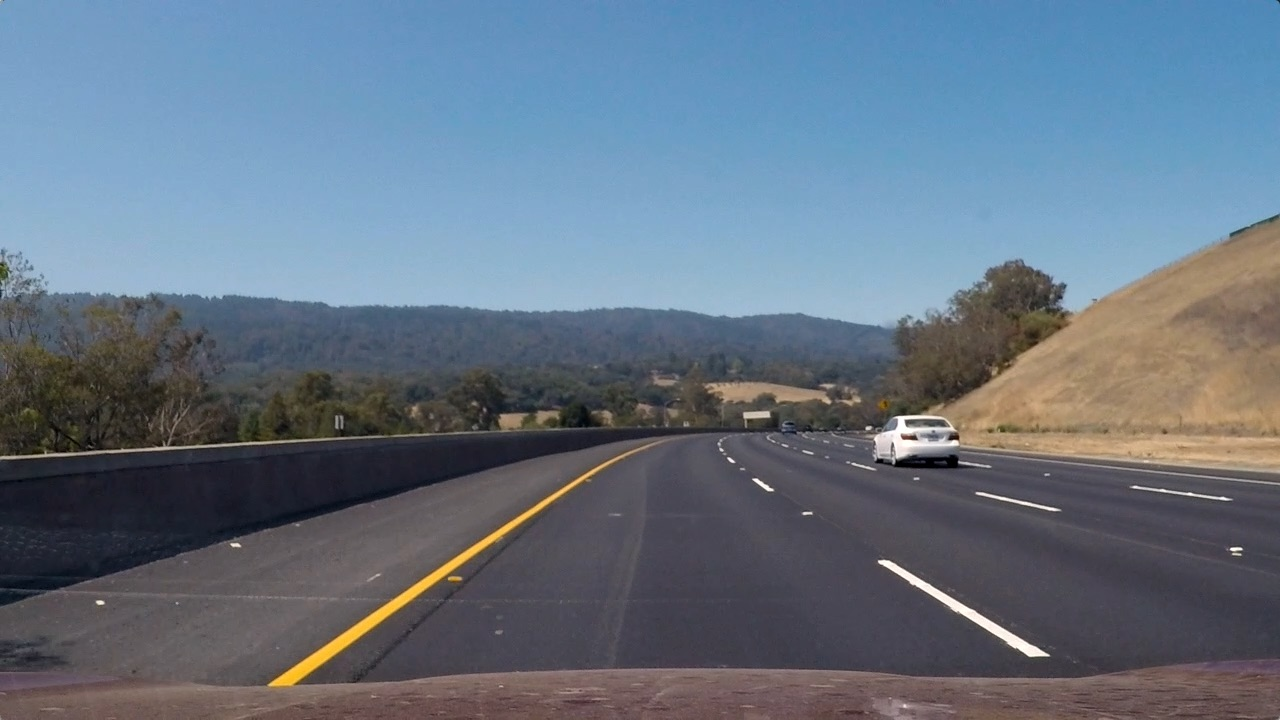
#> input picture test_images/test3.jpg, 1280 x 720 px
$ jupyter execute --allow-errors lane_find.ipynb
#> lines starting #> are read from the running program, lines starting #| are printed output that depends on the picture; after the words box and inside, x2 and y2 are one past the last pixel; in counts of white or black regions, pixels touching at a corner belong together
[cell 1]
import cv2
import numpy as np
import matplotlib.pyplot as plt
from moviepy.editor import VideoFileClip

[cell 2]
def cv2_show(name, image):

	cv2.imshow(name, image)
	cv2.waitKey(0)
	cv2.destroyWindow(name)

[cell 3]
# 第一步：读入图片
image_path = 'test_images/test3.jpg'
image = cv2.imread(image_path)
#> image is the input picture: shape (720, 1280, 3); mean B, G, R 130.7, 115.3, 101.1
cv2.imshow('image', image)
cv2.waitKey(0)

[cell 4]
def grayscale(img):
        """
        将图像灰度化，作为后续边缘检测的预处理
        """
        return cv2.cvtColor(img,cv2.COLOR_RGB2GRAY)
gray_img=grayscale(image)
plt.imshow(gray_img)

[cell 5]
# 第二步：高斯平滑，去除噪声，canny边缘检测
def canny(img, ksize=(5,5), sigmaX=0, low_threshold=100, high_threshold=200):

	image = cv2.GaussianBlur(img, ksize, sigmaX)

	return cv2.Canny(image, low_threshold, high_threshold)

[cell 6]
canny_img = canny(image)
#> in canny, `return cv2.Canny(image, low_threshold, high_threshold)`:
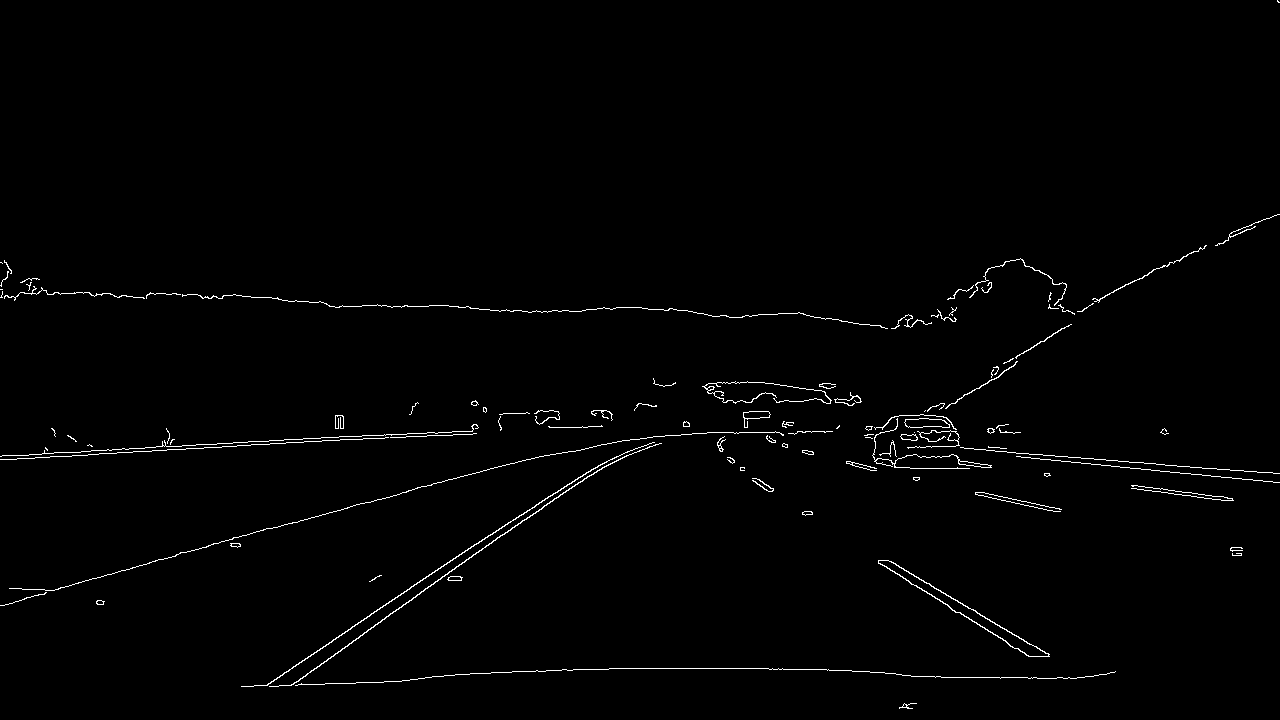
#> returned value: shape (720, 1280); 1.1% white in thin lines or dots
cv2.imshow('canny_img', canny_img)
cv2.waitKey(0)

[cell 7]
# 第三步: 选定ROI, 对图像进行掩模操作，只显示ROI区域
def region_of_interest(img):
	height = img.shape[0]
	width = img.shape[1]
	region_of_interest_vertices = [(0, height),
	                               (width/2, height/2),
	                               (width, height)]
	mask = np.zeros_like(img)
	color = 255
	cv2.fillPoly(mask, np.array([region_of_interest_vertices], np.int32), color)
	mask_image = cv2.bitwise_and(img, mask)
	return mask_image

[cell 8]
ROI_img = region_of_interest(canny_img)
#> in region_of_interest, `mask_image = cv2.bitwise_and(img, mask)`:
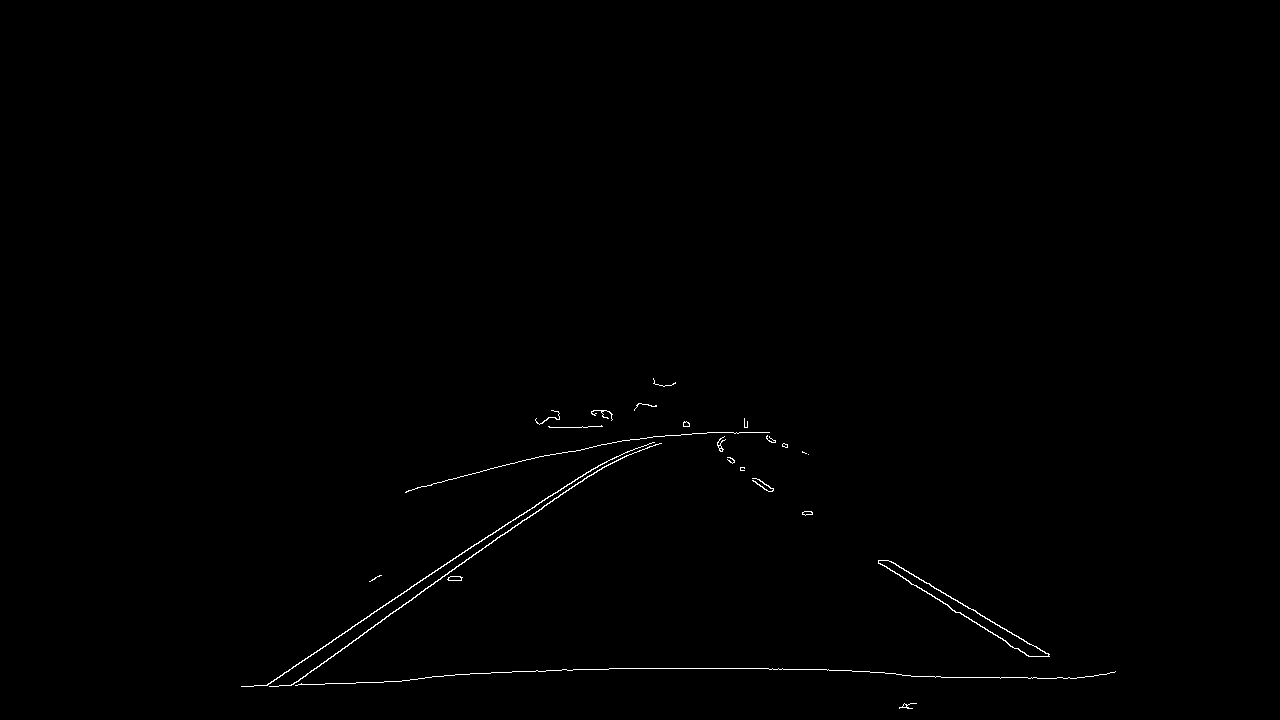
#> mask_image: shape (720, 1280); 0.39% white in thin lines or dots, all inside (x1, y1, x2, y2) = (241, 378, 1116, 709)
cv2.imshow('ROI_img', ROI_img)
cv2.waitKey(0)

[cell 9]
# 第四步：hough变换，检测直线，并与原图混合
def hough_lines(img, rho=6, theta=np.pi/180, threshold=160, min_line_len=40, max_line_gap=25):

	lines = cv2.HoughLinesP(img, rho, theta, threshold, np.array([]), minLineLength=min_line_len,
	                        maxLineGap=max_line_gap)

	return lines

def draw_lines(img, lines, color=[255,0,0], thickness=3):

	if lines is None:
		return
	img = np.copy(img)
	img_channels = img.shape[2]
	line_img = np.zeros((img.shape[0], img.shape[1], img_channels), dtype=np.uint8)
	for line in lines:
		for x1, y1, x2, y2 in line:
			cv2.line(line_img, (x1, y1), (x2, y2), color, thickness)
	img = cv2.addWeighted(img, 0.8, line_img, 1.0, 0.0)
	return line_img, img

[cell 10]
lines = hough_lines(ROI_img)
#> in hough_lines, `lines = cv2.HoughLinesP(img, rho, theta, threshold, np.array([]), minL..`: lines = 19 rows, first 6: [289, 685, 440, 579], [508, 522, 604, 462], [744, 668, 800, 669], [606, 466, 653, 436], [500, 535, 542, 508], [455, 674, 633, 668]
line_img, img = draw_lines(image, lines)
#> the loop in draw_lines, `for line in lines:` made 19 passes
#> in draw_lines, `img = cv2.addWeighted(img, 0.8, line_img, 1.0, 0.0)`:
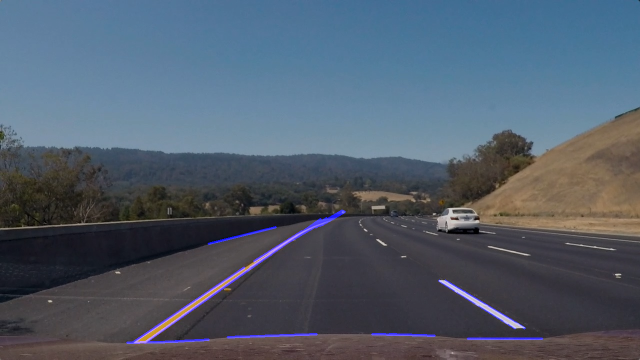
#> img: shape (720, 1280, 3) (shown at 1/2 size); mean B, G, R 106.6, 92.3, 80.9
cv2.imshow('line_img', line_img)
cv2.imshow('img', img)
cv2.waitKey(0)
#> Out = 27

[cell 11]
#第6步：直线拟合，根据端点画出左右lane

def group_line_and_draw(img, lines):

	left_x,left_y,right_x,right_y=[],[],[],[]
	for line in lines:
		for x1,y1,x2,y2 in line:
			slope=(y2-y1)/(x2-x1)
			if abs(slope)<0.5: continue
			if slope<0:
				left_x.extend([x1,x2])
				left_y.extend([y1,y2])
			if slope>0:
				right_x.extend([x1,x2])
				right_y.extend([y1,y2])
	min_y=int(img.shape[0]*(3/5))
	max_y=int(img.shape[0])
	poly_left = np.poly1d(np.polyfit(left_y,left_x,deg=1))
	left_x_start = int(poly_left(max_y))
	left_x_end = int(poly_left(min_y))
	poly_right = np.poly1d(np.polyfit(right_y,right_x,deg=1))
	right_x_start = int(poly_right(max_y))
	right_x_end = int(poly_right(min_y))
	line_image=draw_lines(img,[[
                [left_x_start,max_y,left_x_end,min_y],
                [right_x_start,max_y,right_x_end,min_y],
                ]],thickness=5)
	return line_image

[cell 12]
final_image = group_line_and_draw(image, lines)
#> the loop in group_line_and_draw, `for line in lines:` made 19 passes
#> after the loop in group_line_and_draw, `for line in lines:`: left_x = [289, 440, 508, 604, 606, 653, 500, 542, 265, 488, 364, 641, 631, 687, 576, 684, 644, 689, 639, 688]; left_y = [685, 579, 522, 462, 466, 436, 535, 508, 685, 535, 632, 438, 454, 422, 484, 421, 449, 423, 451, 423]; right_x = [890, 1049, 878, 1030]; right_y = [561, 656, 561, 656]
#> in group_line_and_draw, `left_x_start = int(poly_left(max_y))`: left_x_start = 218
#> in group_line_and_draw, `left_x_end = int(poly_left(min_y))`: left_x_end = 662
#> in group_line_and_draw, `right_x_start = int(poly_right(max_y))`: right_x_start = 1144
#> in group_line_and_draw, `right_x_end = int(poly_right(min_y))`: right_x_end = 672


cv2.imshow('result', final_image[1])
cv2.waitKey(0)
#> Out = 27

[cell 13]
# [9 lines left out: function lane_img_pipeline, not called in this run]

[cell 14]
white_output='solidWhiteRight_output.mp4' #output文件名
#> (the rest of this cell did not finish here and is left out)

[cell 15]
img_hsv = cv2.cvtColor(image, cv2.COLOR_RGB2HSV)
#> img_hsv: shape (720, 1280, 3); mean H, S, V 69.5, 72.6, 137.9
cv2_show('img_hsv', img_hsv)
lower_yellow = np.array([20,100,100], dtype="uint8")
upper_yellow = np.array([50, 200, 200], dtype='uint8')

mask_yellow = cv2.inRange(img_hsv, lower_yellow, upper_yellow)
#> mask_yellow: shape (720, 1280); 0% white in thin lines or dots, all inside (x1, y1, x2, y2) = (1231, 215, 1277, 234)
cv2_show('mask_yellow', mask_yellow)

mask_white = cv2.inRange(gray_img, 200, 255)
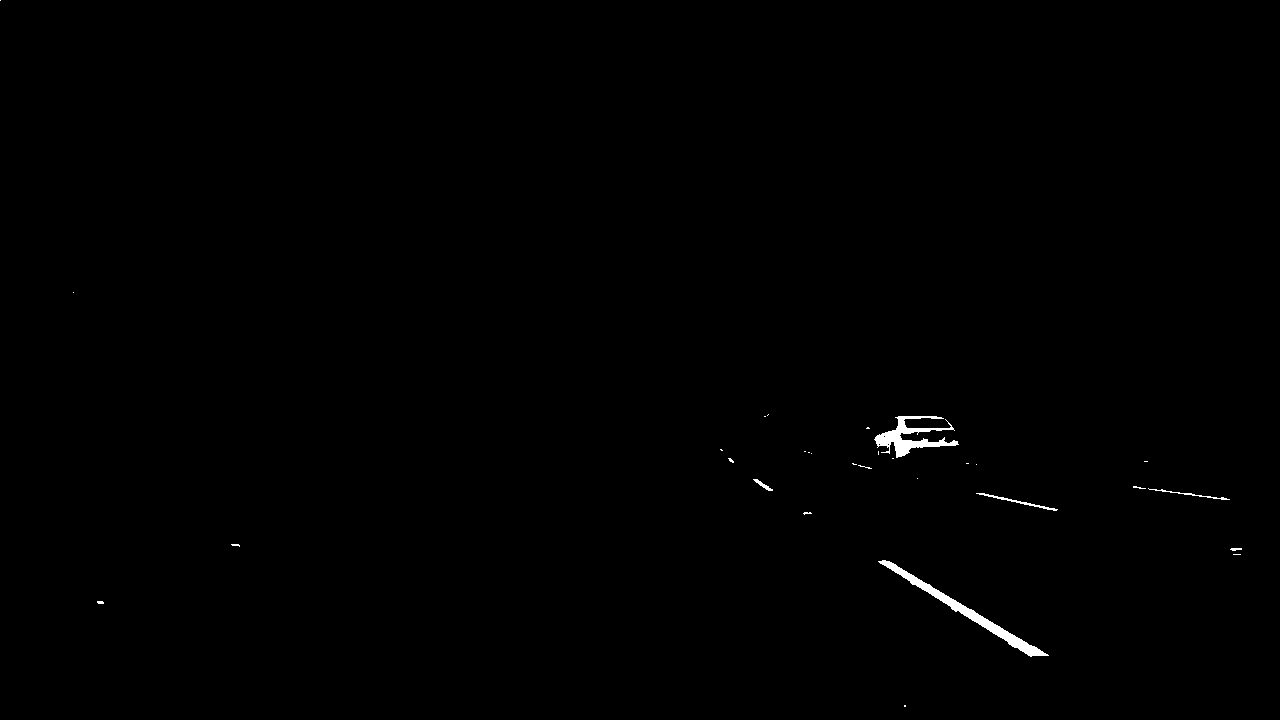
#> mask_white: shape (720, 1280); 0.37% white; 30 white regions (24 under 20 px), largest, box (x1, y1, x2, y2) and area: (878, 560, 1049, 657) 1560, (874, 416, 959, 458) 1257, (976, 493, 1058, 511) 184, (1148, 488, 1230, 500) 125, (753, 479, 773, 491) 71, (1230, 548, 1242, 551) 27
cv2_show('mask_white', mask_white)

#或操作，将yellow与white合并
mask_yw = cv2.bitwise_or(mask_white, mask_yellow)
plt.imshow(mask_yw,cmap='gray')

#与操作，将灰度图像淹膜处理，mask_yw以外的区域置零
#> (the rest of this cell did not finish here and is left out)

$ run again, with test_images/test1.jpg copied over test_images/test3.jpg
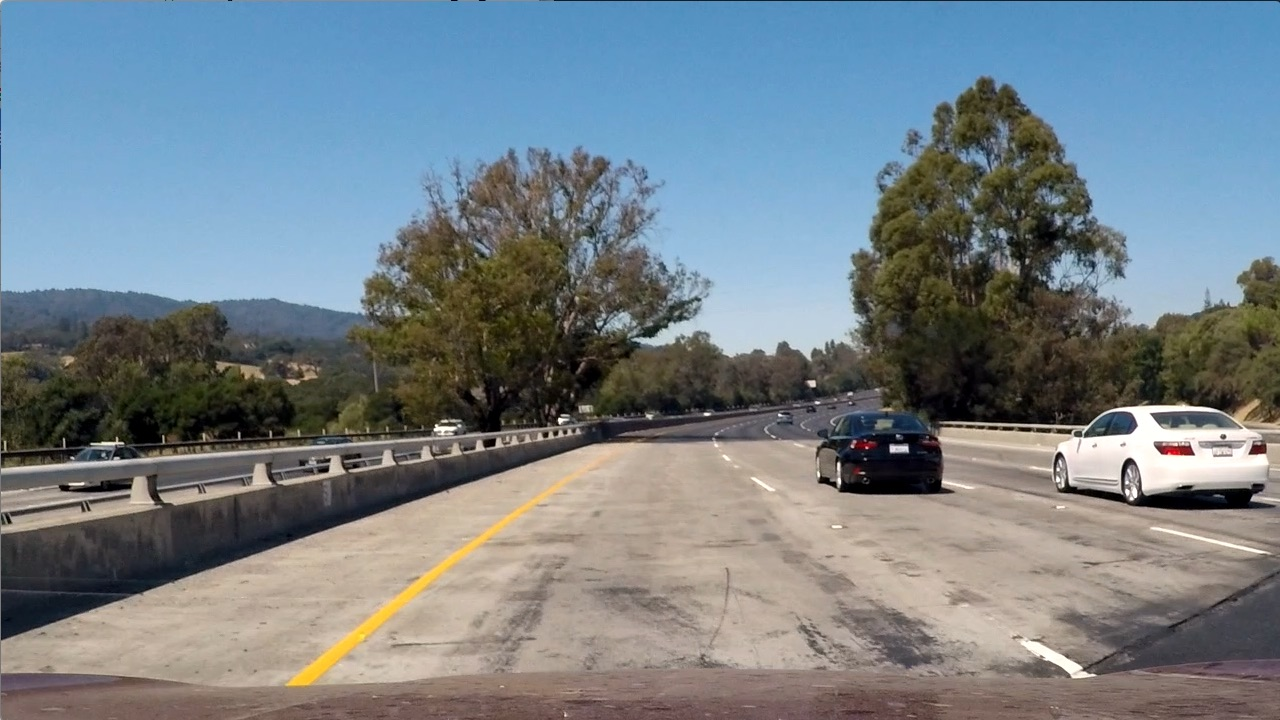
#> input picture test_images/test1.jpg, 1280 x 720 px
#> image is the input picture: shape (720, 1280, 3); mean B, G, R 135.5, 128.7, 117.5
#> mask: shape (720, 1280); 25% white; 1 white region, box (x1, y1, x2, y2) and area: (1, 360, 1280, 720) 230680
#> mask_image: shape (720, 1280); 0.38% white in thin lines or dots, all inside (x1, y1, x2, y2) = (82, 405, 1202, 718)
#> in hough_lines, `lines = cv2.HoughLinesP(img, rho, theta, threshold, np.array([]), minL..`: lines = 25 rows, first 6: [426, 496, 525, 465], [343, 655, 485, 540], [286, 685, 468, 543], [624, 418, 729, 411], [878, 662, 929, 664], [488, 450, 581, 431]
#> the loop in draw_lines, `for line in lines:` made 25 passes
#> in draw_lines, `img = cv2.addWeighted(img, 0.8, line_img, 1.0, 0.0)`:
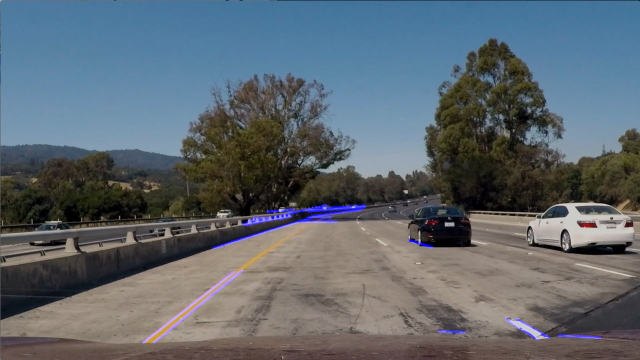
#> img: shape (720, 1280, 3) (shown at 1/2 size); mean B, G, R 110.2, 102.9, 94
#> `cv2.waitKey(0)`: Out = 27
#> the loop in group_line_and_draw, `for line in lines:` made 25 passes
#> after the loop in group_line_and_draw, `for line in lines:`: left_x = [343, 485, 286, 468, 307, 387, 388, 479]; left_y = [655, 540, 685, 543, 685, 620, 618, 544]; right_x = [1012, 1075, 1031, 1096, 1012, 1076, 1012, 1077, 1033, 1098]; right_y = [639, 678, 638, 675, 638, 678, 637, 678, 638, 675]
#> left_x_start = 256
#> left_x_end = 616
#> right_x_start = 1154
#> right_x_end = 683
#> `cv2.waitKey(0)`: Out = 27
#> img_hsv: shape (720, 1280, 3); mean H, S, V 68.1, 78, 149.5
#> mask_yellow: shape (720, 1280); 0% white in thin lines or dots, all inside (x1, y1, x2, y2) = (2, 94, 1079, 265)
#> `mask_white = cv2.inRange(gray_img, 200, 255)`:
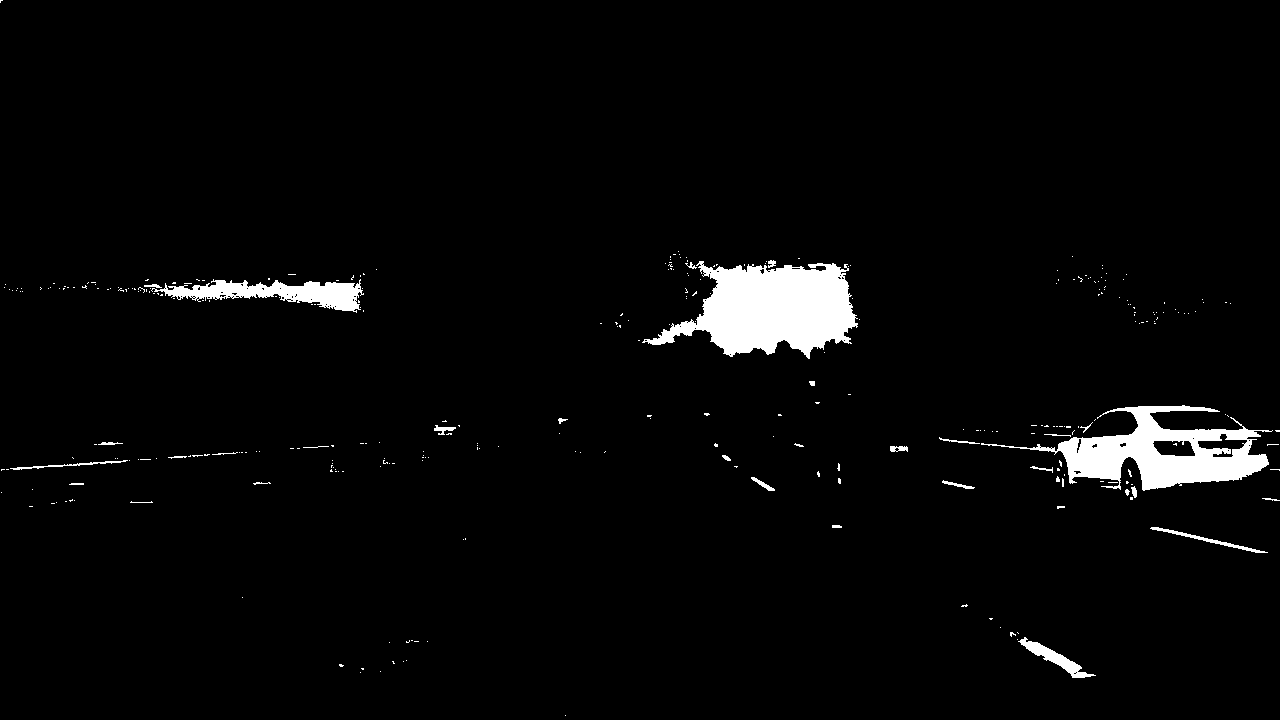
#> mask_white: shape (720, 1280); 3% white; 323 white regions (292 under 20 px), largest, box (x1, y1, x2, y2) and area: (642, 261, 858, 359) 12170, (981, 405, 1273, 491) 9246, (151, 279, 364, 313) 3209
